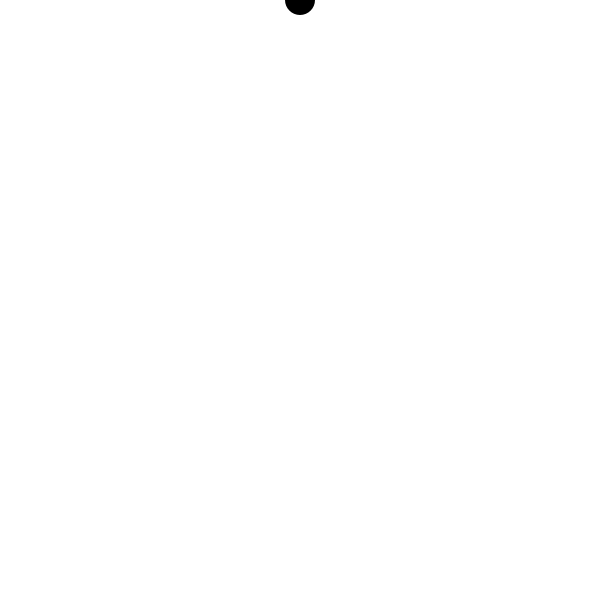
Frame 1 (no input)
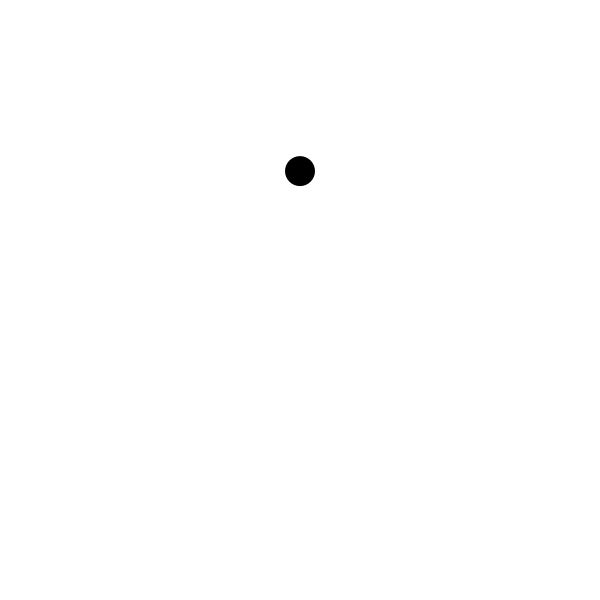
Frame 60 (the mouse pressed at the canvas centre just before this capture)
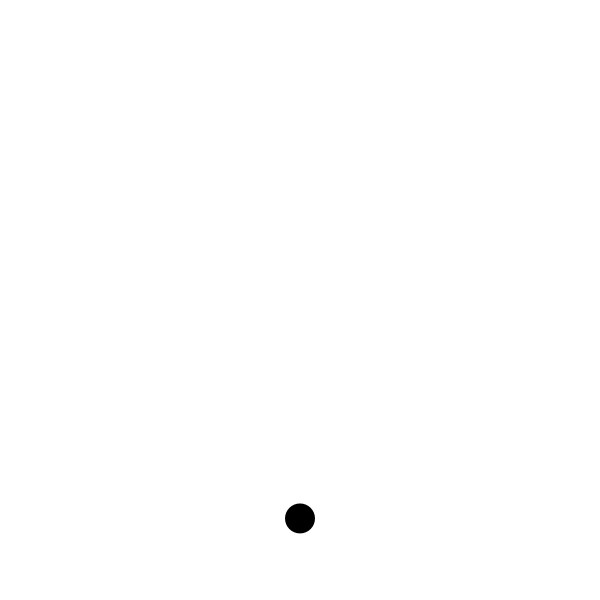
Frame 120 (the mouse held since frame 60 and released just before this capture)

The Processing sketch that drew these frames (run headless with seeded random() and noise(); from frame 60 on, the mouse is pressed at the canvas centre):

// Processing sketch: ch5_ex9_Simple_gravity
// ── ch5_ex9_Simple_gravity.pde
float x = 300;
float y = 0;

float speed = 0;
float gravity = 0.1;

void setup() {
  size(600,600);
}

void draw() {
  background(255);
  
  fill(0);
  noStroke();
  ellipse(x, y, 30, 30);
  
  y = y + speed;
  speed = speed + gravity;
  
  if (y > height) {
    speed = speed * -0.95;
    
    y = height;
  }
}
